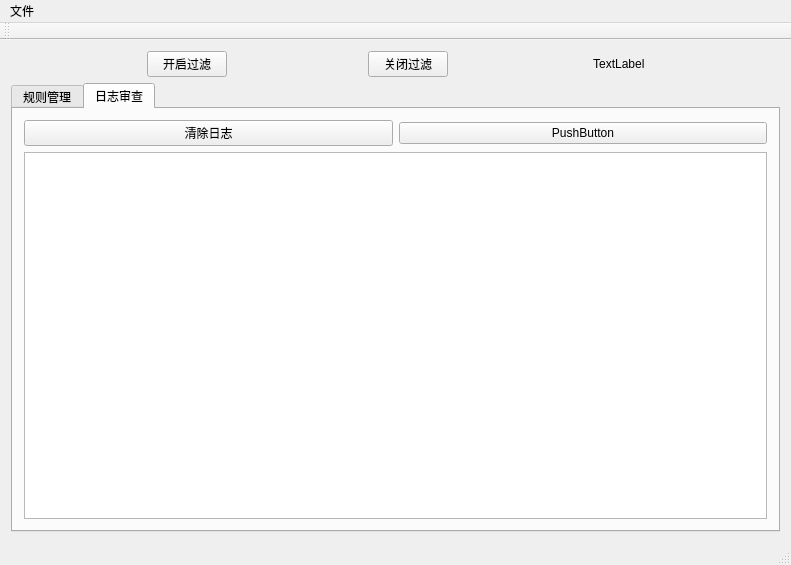
<?xml version="1.0" encoding="UTF-8"?>
<ui version="4.0">
 <class>MainWindow</class>
 <widget class="QMainWindow" name="MainWindow">
  <property name="geometry">
   <rect>
    <x>0</x>
    <y>0</y>
    <width>791</width>
    <height>565</height>
   </rect>
  </property>
  <property name="windowTitle">
   <string>MainWindow</string>
  </property>
  <widget class="QWidget" name="centralWidget">
   <layout class="QVBoxLayout" name="verticalLayout_3">
    <item>
     <layout class="QHBoxLayout" name="horizontalLayout">
      <item>
       <spacer name="horizontalSpacer">
        <property name="orientation">
         <enum>Qt::Horizontal</enum>
        </property>
        <property name="sizeHint" stdset="0">
         <size>
          <width>40</width>
          <height>20</height>
         </size>
        </property>
       </spacer>
      </item>
      <item>
       <widget class="QPushButton" name="pushButton_mf_open">
        <property name="text">
         <string>开启过滤</string>
        </property>
       </widget>
      </item>
      <item>
       <spacer name="horizontalSpacer_2">
        <property name="orientation">
         <enum>Qt::Horizontal</enum>
        </property>
        <property name="sizeHint" stdset="0">
         <size>
          <width>40</width>
          <height>20</height>
         </size>
        </property>
       </spacer>
      </item>
      <item>
       <widget class="QPushButton" name="pushButton_mf_close">
        <property name="text">
         <string>关闭过滤</string>
        </property>
       </widget>
      </item>
      <item>
       <spacer name="horizontalSpacer_3">
        <property name="orientation">
         <enum>Qt::Horizontal</enum>
        </property>
        <property name="sizeHint" stdset="0">
         <size>
          <width>40</width>
          <height>20</height>
         </size>
        </property>
       </spacer>
      </item>
      <item>
       <widget class="QLabel" name="label_mf_state">
        <property name="text">
         <string> TextLabel</string>
        </property>
       </widget>
      </item>
      <item>
       <spacer name="horizontalSpacer_4">
        <property name="orientation">
         <enum>Qt::Horizontal</enum>
        </property>
        <property name="sizeHint" stdset="0">
         <size>
          <width>40</width>
          <height>20</height>
         </size>
        </property>
       </spacer>
      </item>
     </layout>
    </item>
    <item>
     <layout class="QVBoxLayout" name="verticalLayout_2">
      <item>
       <widget class="QTabWidget" name="tabWidget">
        <property name="currentIndex">
         <number>1</number>
        </property>
        <widget class="QWidget" name="tab_rule">
         <attribute name="title">
          <string>规则管理</string>
         </attribute>
         <layout class="QGridLayout" name="gridLayout_2">
          <item row="0" column="0">
           <layout class="QHBoxLayout" name="horizontalLayout_2">
            <item>
             <widget class="QPushButton" name="pushButton_add_rule">
              <property name="text">
               <string>插入规则</string>
              </property>
             </widget>
            </item>
            <item>
             <widget class="QPushButton" name="pushButton_mod_rule">
              <property name="text">
               <string>修改规则</string>
              </property>
             </widget>
            </item>
            <item>
             <widget class="QPushButton" name="pushButton_del_rule">
              <property name="text">
               <string>删除规则</string>
              </property>
             </widget>
            </item>
            <item>
             <widget class="QPushButton" name="pushButton_clear_rule">
              <property name="text">
               <string>清除规则</string>
              </property>
             </widget>
            </item>
           </layout>
          </item>
          <item row="1" column="0">
           <layout class="QGridLayout" name="gridLayout_3">
            <item row="0" column="0">
             <widget class="QTableWidget" name="tableWidget_rule">
              <column>
               <property name="text">
                <string>MQTT类型</string>
               </property>
              </column>
              <column>
               <property name="text">
                <string>动作</string>
               </property>
              </column>
              <column>
               <property name="text">
                <string>日志</string>
               </property>
              </column>
              <column>
               <property name="text">
                <string>源IP</string>
               </property>
              </column>
              <column>
               <property name="text">
                <string>目的IP</string>
               </property>
              </column>
              <column>
               <property name="text">
                <string>其他</string>
               </property>
              </column>
             </widget>
            </item>
           </layout>
          </item>
         </layout>
        </widget>
        <widget class="QWidget" name="tab_log">
         <attribute name="title">
          <string>日志审查</string>
         </attribute>
         <layout class="QGridLayout" name="gridLayout_6">
          <item row="0" column="0">
           <layout class="QHBoxLayout" name="horizontalLayout_6">
            <item>
             <widget class="QPushButton" name="pushButton">
              <property name="text">
               <string>清除日志</string>
              </property>
             </widget>
            </item>
            <item>
             <widget class="QPushButton" name="pushButton_2">
              <property name="text">
               <string>PushButton</string>
              </property>
             </widget>
            </item>
           </layout>
          </item>
          <item row="1" column="0">
           <widget class="QTextBrowser" name="textBrowser"/>
          </item>
         </layout>
        </widget>
       </widget>
      </item>
     </layout>
    </item>
    <item>
     <layout class="QGridLayout" name="gridLayout"/>
    </item>
   </layout>
  </widget>
  <widget class="QMenuBar" name="menuBar">
   <property name="geometry">
    <rect>
     <x>0</x>
     <y>0</y>
     <width>791</width>
     <height>23</height>
    </rect>
   </property>
   <widget class="QMenu" name="menu">
    <property name="title">
     <string>文件</string>
    </property>
    <addaction name="separator"/>
    <addaction name="separator"/>
    <addaction name="separator"/>
    <addaction name="action_Import_rule_file"/>
    <addaction name="action_export_rule_file"/>
   </widget>
   <addaction name="menu"/>
  </widget>
  <widget class="QToolBar" name="mainToolBar">
   <attribute name="toolBarArea">
    <enum>TopToolBarArea</enum>
   </attribute>
   <attribute name="toolBarBreak">
    <bool>false</bool>
   </attribute>
  </widget>
  <widget class="QStatusBar" name="statusBar"/>
  <action name="action_Import_rule_file">
   <property name="text">
    <string>导入规则</string>
   </property>
  </action>
  <action name="action_export_rule_file">
   <property name="text">
    <string>导出规则</string>
   </property>
  </action>
 </widget>
 <layoutdefault spacing="6" margin="11"/>
 <resources/>
 <connections/>
</ui>
